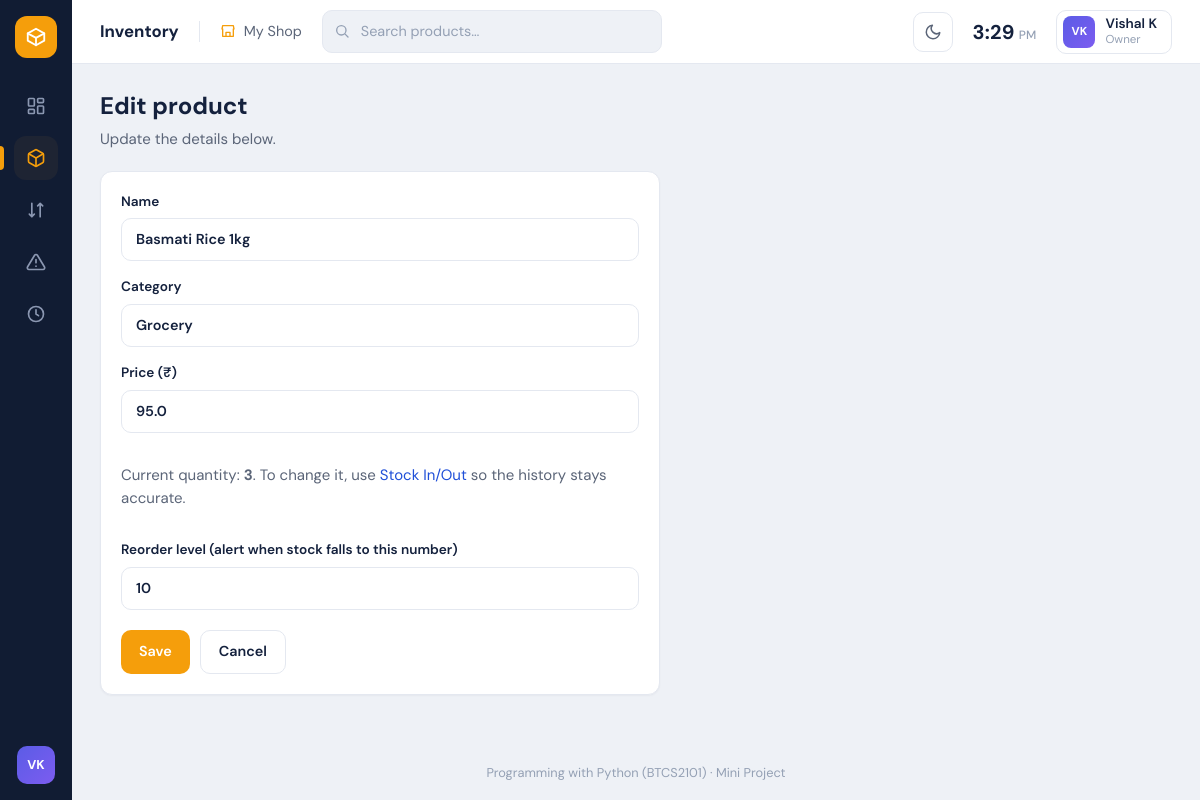
/products/1/edit, run on the app's committed database.
### tables this page shows
CREATE TABLE products (
                    id            INTEGER PRIMARY KEY AUTOINCREMENT,
                    name          TEXT    NOT NULL UNIQUE,
                    category      TEXT    NOT NULL DEFAULT 'General',
                    price         REAL    NOT NULL DEFAULT 0,
                    quantity      INTEGER NOT NULL DEFAULT 0,
                    reorder_level INTEGER NOT NULL DEFAULT 5,
                    created_at    TEXT    NOT NULL
                );

### app.py (the view, shortened to what this page needs)
@app.route("/products/<int:product_id>/edit", methods=["GET", "POST"])
def edit_product(product_id):
    try:
        product = manager.get_product(product_id)
    except InventoryError as err:
        flash(str(err), "error")
        return redirect(url_for("products"))
    return render_template("product_form.html", product=product, editing=True)

### inventory.py (called while the page is built)
    def _connect(self):
        conn = sqlite3.connect(self.db_path)
        conn.row_factory = sqlite3.Row          # rows behave like dictionaries
        conn.execute("PRAGMA foreign_keys = ON")
        return conn

    def get_product(self, product_id):
        conn = self._connect()
        try:
            row = conn.execute(
                "SELECT * FROM products WHERE id = ?", (product_id,)
            ).fetchone()
        finally:
            conn.close()
        if row is None:
            raise NotFoundError("That product does not exist.")
        return dict(row)

### templates/product_form.html (shortened to what this page needs)
{% extends "base.html" %}
{% block content %}
<h1>{{ 'Edit product' if editing else 'Add product' }}</h1>
<p class="subtitle">{{ 'Update the details below.' if editing else 'Fill in the details of the new product.' }}</p>
<form method="post" class="panel form">
  <label>Name
    <input type="text" name="name" required maxlength="80" value="{{ product.get('name', '') }}">
  </label>
  <label>Category
    <input type="text" name="category" placeholder="e.g. Grocery, Stationery" value="{{ product.get('category', '') }}">
  </label>
  <label>Price (₹)
    <input type="number" name="price" step="0.01" min="0" required value="{{ product.get('price', '') }}">
  </label>
  {% if not editing %}
  <label>Opening quantity
    <input type="number" name="quantity" min="0" required value="{{ product.get('quantity', 0) }}">
  </label>
  {% else %}
  <p class="muted">Current quantity: <strong>{{ product.quantity }}</strong>. To change it, use <a href="{{ url_for('stock', product_id=product.id) }}">Stock In/Out</a> so the history stays accurate.</p>
  {% endif %}
  <label>Reorder level (alert when stock falls to this number)
    <input type="number" name="reorder_level" min="0" required value="{{ product.get('reorder_level', 5) }}">
  </label>
  <div class="actions">
    <button class="btn" type="submit">Save</button>
    <a class="btn ghost" href="{{ url_for('products') }}">Cancel</a>
  </div>
</form>
{% endblock %}

### static/style.css (style rules this page uses)
:root { --sidebar: #111c33; --sidebar-hover: #1c2a47; --bg: #eef1f6; --surface: #ffffff; --border: #e4e8f0; --surface-2: #f8f9fc; --hover: #f4f6fa; --track: #e9edf5; --code-bg: #f4f6fa; --nav-active: #1e2433; --ink: #14213d; --ink-soft: #5b6578; --ink-faint: #94a0b4; --accent: #f59e0b; --accent-dark: #d98506; --green: #1a7f4b; --green-bg: #dcf5e6; --orange: #c2610a; --orange-bg: #fdebd3; --red: #c0262d; --red-bg: #fde3e3; --blue: #1f4fd8; --t-yellow: #fdf0c8; --t-pink: #fbdcec; --t-green: #d6f5e3; --t-blue: #dde6fb; --t-red: #fbdcdc; --t-grey: #e8ecf3; color-scheme: light; --radius: 12px; --shadow: 0 1px 2px rgba(20, 33, 61, .04); }
* { box-sizing: border-box; }
body { margin: 0; font-family: "DM Sans", "Segoe UI", system-ui, -apple-system, sans-serif; background: var(--bg); color: var(--ink); font-size: 15px; line-height: 1.5; }
a { color: var(--blue); text-decoration: none; }
h1 { margin: 0 0 4px; font-size: 1.5rem; }
.subtitle { color: var(--ink-soft); margin: 0 0 20px; }
.muted { color: var(--ink-soft); }
.panel { background: var(--surface); border: 1px solid var(--border); border-radius: var(--radius); box-shadow: var(--shadow); padding: 20px; margin-bottom: 20px; }
.btn { display: inline-flex; align-items: center; gap: 6px; background: var(--accent); color: #fff; border: 0; border-radius: 10px; padding: 10px 18px; font: inherit; font-weight: 600; font-size: .9rem; cursor: pointer; }
.btn.ghost { background: var(--surface); color: var(--ink); border: 1px solid var(--border); }
input[type=text], input[type=number], input[type=search], select, input[type=file] { font: inherit; font-size: .9rem; color: var(--ink); background: var(--surface); border: 1px solid var(--border); border-radius: 10px; padding: 10px 14px; }
input::placeholder { color: var(--ink-faint); }
.form { max-width: 560px; display: flex; flex-direction: column; gap: 16px; }
.form label { display: flex; flex-direction: column; gap: 6px; font-weight: 600; font-size: .85rem; }
.form .actions { display: flex; gap: 10px; margin-top: 4px; }
body, .topbar, .panel, .stat, .user-chip, .btn, input, select, thead th, tbody td { transition: background-color .2s, color .2s, border-color .2s; }

### data on the page
products: name "Basmati Rice 1kg", category "Grocery", price "95.0", quantity "3"

### other printed values
{{ USER_NAME[:1]|upper }} "V"
{{ SHOP_NAME }} "My Shop"
{{ USER_NAME }} "Vishal K"
{{ USER_ROLE }} "Owner"
{{ 'Edit product' if editing else 'Add product' }} "Edit product"
